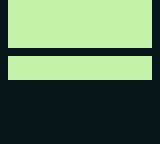

A level layout from a 2D game, rendered from its tile map. Below: a short description, then the map file with its tile-grid data intact:
An orthogonal 20x18 tile map with 8x8 px tiles, 1 tile layer (Tile Layer 1), 2 tilesets.

<map version="1.8" tiledversion="1.8.2" orientation="orthogonal" renderorder="right-down" width="20" height="18" tilewidth="8" tileheight="8" infinite="0" nextlayerid="2" nextobjectid="1">
 <tileset firstgid="1" source="castle.tsx" />
 <tileset firstgid="545" source="battle.tsx" />
 <layer id="1" name="Tile Layer 1" width="20" height="18">
  <data encoding="csv">
681,579,579,579,579,579,579,579,579,579,579,579,579,579,579,579,579,579,579,681,
681,579,579,579,579,579,579,579,579,579,579,579,579,579,579,579,579,579,579,681,
681,579,579,579,579,579,579,579,579,579,579,579,579,579,579,579,579,579,579,681,
681,579,579,579,579,579,579,579,579,579,579,579,579,579,579,579,579,579,579,681,
681,579,35,579,579,35,35,579,579,35,35,579,579,35,35,579,579,35,579,681,
681,579,35,579,579,35,35,579,579,35,35,579,579,35,35,579,579,35,579,681,
681,681,681,681,681,681,681,681,681,681,681,681,681,681,681,681,681,681,681,681,
681,579,579,579,579,579,579,579,579,579,579,579,579,579,579,579,579,579,579,681,
681,579,579,579,579,579,579,579,579,579,579,579,579,579,579,579,579,35,579,681,
681,579,35,35,35,35,35,35,35,35,35,35,35,35,35,35,35,35,579,681,
681,681,681,681,681,681,681,681,681,681,681,681,681,681,681,681,681,681,681,681,
681,171,171,171,171,171,171,171,171,171,171,171,171,681,681,681,681,681,681,681,
681,681,681,681,681,681,681,681,681,681,681,681,681,681,681,681,681,681,681,681,
681,681,681,681,681,681,681,681,681,681,681,681,681,681,681,681,681,681,681,681,
681,681,681,681,681,681,681,681,681,681,681,681,681,681,681,681,681,681,617,681,
681,681,681,681,681,681,681,681,681,681,681,681,681,681,681,681,681,681,681,681,
681,681,681,681,681,681,681,681,681,681,681,681,681,681,681,681,681,681,681,681,
681,681,681,681,681,681,681,681,681,681,681,681,681,681,681,681,681,681,681,681
</data>
 </layer>
</map>
